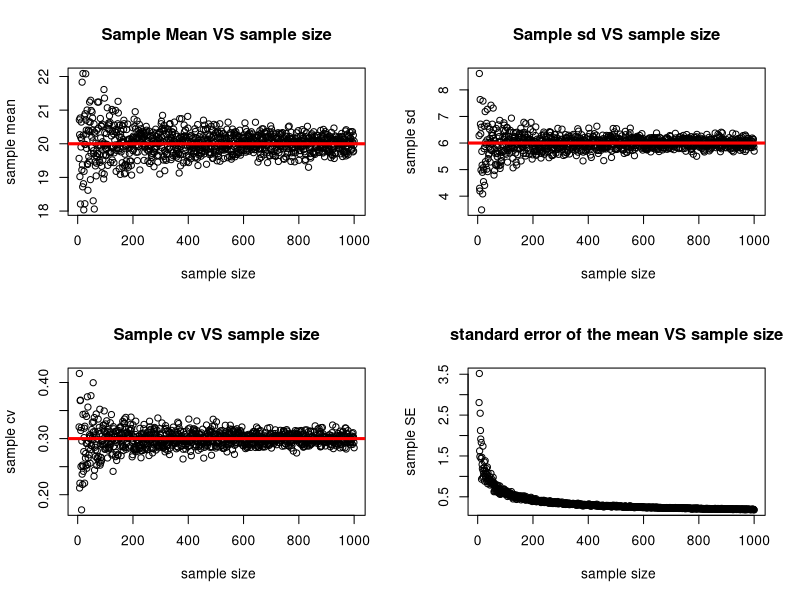

R code for this plot:
# Here is the code that I (Ian) wrote to to answer this. 



# Write a function to compute the Coefficient of variation
CoefVar <- function(x) {
	sd(x)/mean(x)
}


# Write a function to compute the Standard error
StdErr <- function(x) {
	sd(x)/sqrt(length(x))
}



# Here we write a function to generate the random numbers given the sample and then compute the mean, sd, etc.... 

EstimatesLawLargeNumbers <- function(x){
	# generate random numbers from the distribution
	sample_vals <- rnorm(n=x, mean = 20, sd = 6)
	
	# Return the values we want to compute 
	return(c(sample_size = x, 
	  sample_mean = mean(sample_vals), 
	  sample_sd = sd(sample_vals), 
	  sample_cv = CoefVar(sample_vals), 
	  sample_se = StdErr(sample_vals) ))
}

# Create the Vector for the different sample sizes
sample_size <- 5:1000


# Use the sapply function to run the EstimatesLaw... function for each value in the sample_size vector.  the t() is to transpose the matrix (just a convenience for me)
samples <- t(sapply(sample_size, EstimatesLawLargeNumbers, simplify=T))


# Setting the plot up
par(mfrow=c(2,2))

plot(samples[,2] ~ samples[,1], main= "Sample Mean VS sample size", 
    ylab= "sample mean", xlab=" sample size", pch=1)
abline(h=20, lwd=3, col="red") # generates a horizontal line

plot(samples[,3] ~ samples[,1], main= "Sample sd VS sample size", 
    ylab= "sample sd", xlab=" sample size", pch=1 )
abline(h=6, lwd= 3, col="red")

plot(samples[,4] ~ samples[,1], main= "Sample cv VS sample size", 
    ylab= "sample cv", xlab=" sample size", pch=1 )
abline(h=0.3, lwd= 3, col="red")

plot(samples[,5] ~ samples[,1], main= "standard error of the mean VS sample size",
    ylab= "sample SE", xlab=" sample size", pch=1 )
